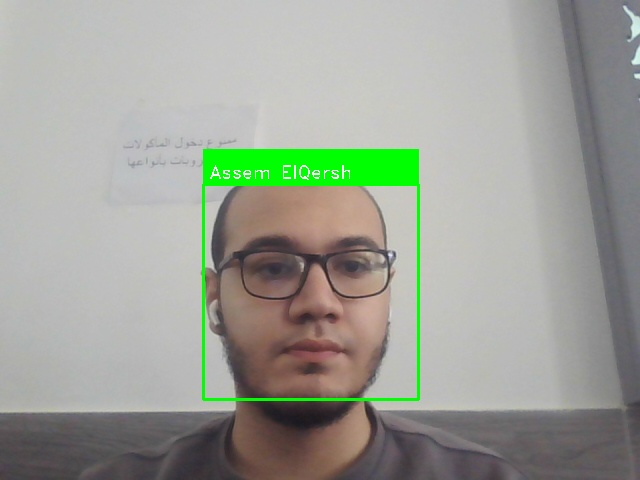
#> input picture capture_20250518_172446.jpg, 640 x 480 px, given in place of the camera
$ python face_recognition.py
#> lines starting #> are read from the running program, lines starting #| are printed output that depends on the picture; after the words box and inside, x2 and y2 are one past the last pixel; in counts of white or black regions, pixels touching at a corner belong together
#> in run, frame is the input picture: shape (480, 640, 3); mean B, G, R 151.3, 161.1, 157.5
import cv2
import numpy as np
import os
import pickle
from datetime import datetime

class FaceRecognitionSystem:
    def __init__(self):
        self.known_faces = []
        self.known_names = []
        self.face_cascade = cv2.CascadeClassifier(cv2.data.haarcascades + 'haarcascade_frontalface_default.xml')
        self.load_known_faces()

    def load_known_faces(self):
        """Load known faces from the database"""
        if os.path.exists('known_faces.pkl'):
            with open('known_faces.pkl', 'rb') as f:
                data = pickle.load(f)
                self.known_faces = data['faces']
                self.known_names = data['names']
            print(f"Loaded {len(self.known_names)} known faces")

    # [15 lines left out: function compare_faces, not called in this run]

    def process_frame(self, frame):
        """Process a single frame for face detection and recognition"""
        # Convert to grayscale
        gray = cv2.cvtColor(frame, cv2.COLOR_BGR2GRAY)
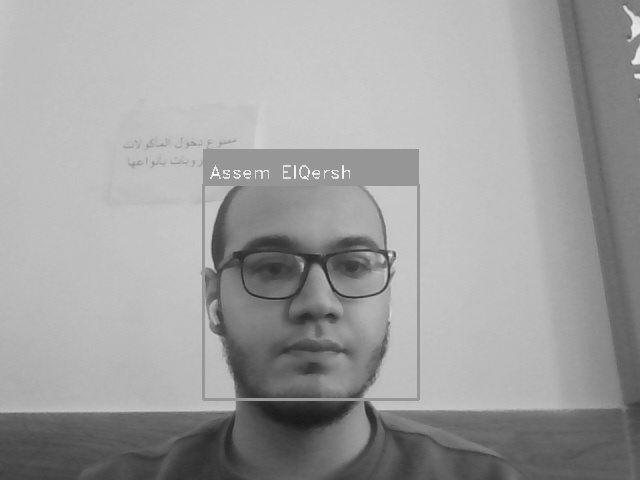
#> gray: shape (480, 640); min 26, max 251, mean 158.9

        # Detect faces
        faces = self.face_cascade.detectMultiScale(
            gray,
            scaleFactor=1.1,
            minNeighbors=5,
            minSize=(30, 30)
        )
#> faces = [[203, 184, 217, 217]]

        # Process each detected face
        for (x, y, w, h) in faces:
            # Extract face region
            face_roi = frame[y:y+h, x:x+w]

            # Try to recognize the face
            name = "Unknown"
            for known_face, known_name in zip(self.known_faces, self.known_names):
                if self.compare_faces(face_roi, known_face):
                    name = known_name
                    break

            # Draw rectangle around face
            cv2.rectangle(frame, (x, y), (x+w, y+h), (0, 255, 0), 2)

            # Draw name label
            cv2.rectangle(frame, (x, y-35), (x+w, y), (0, 255, 0), cv2.FILLED)
            font = cv2.FONT_HERSHEY_DUPLEX
            cv2.putText(frame, name, (x + 6, y - 6), font, 0.6, (255, 255, 255), 1)
#> this loop made 1 pass
#> (x, y, w, h, font) on pass 1: (203, 184, 217, 217, 2)
#> pass 1, in process_frame, `face_roi = frame[y:y+h, x:x+w]`:
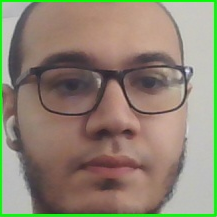
#> face_roi: shape (217, 217, 3); mean B, G, R 115.1, 133.3, 143.1
#> after the loop:
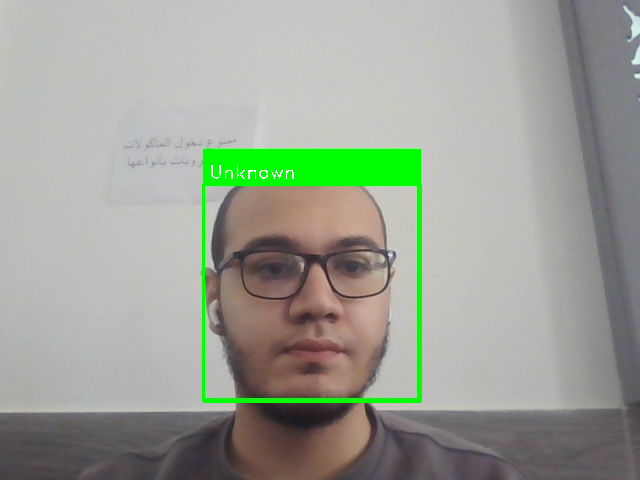
#> frame: shape (480, 640, 3); 3% of pixels changed, all inside (x1, y1, x2, y2) = (202, 149, 422, 403)

        return frame

    def run(self):
        """Run the face recognition system"""
        # Initialize video capture
        video_capture = cv2.VideoCapture(1)

        if not video_capture.isOpened():
            print("Error: Could not open video capture device")
            return

        print("Face recognition system started. Press 'q' to quit, 's' to save frame, 'a' to add face")

        while True:
            ret, frame = video_capture.read()
            if not ret:
                print("Error: Could not read frame")
                break

            # Process frame
            processed_frame = self.process_frame(frame)

            # Display the resulting frame
            cv2.imshow('Video', processed_frame)

            # Handle key presses
            key = cv2.waitKey(1) & 0xFF
#> (key q is pressed here)
            if key == ord('q'):
                break
            elif key == ord('s'):
                # Save current frame
                timestamp = datetime.now().strftime("%Y%m%d_%H%M%S")
                cv2.imwrite(f"capture_{timestamp}.jpg", frame)
                print(f"Saved frame as capture_{timestamp}.jpg")
            elif key == ord('a'):
                # Add new face
                name = input("Enter name for the new face: ")
                if self.add_face(frame, name):
                    print(f"Added new face: {name}")

        # Clean up
        video_capture.release()
        cv2.destroyAllWindows()

    # [50 lines left out: function add_face, not called in this run]

if __name__ == "__main__":
    face_system = FaceRecognitionSystem()
    face_system.run()
